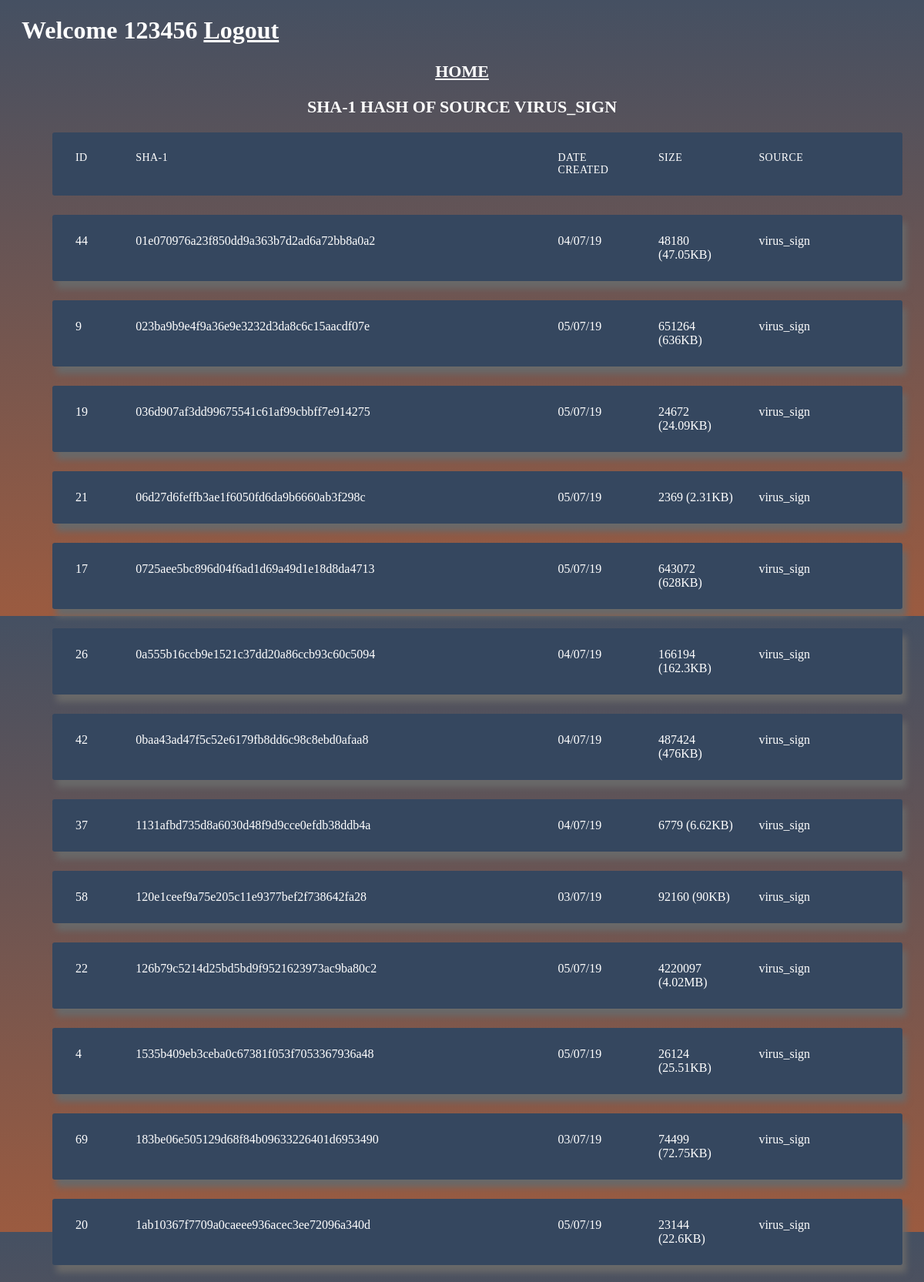
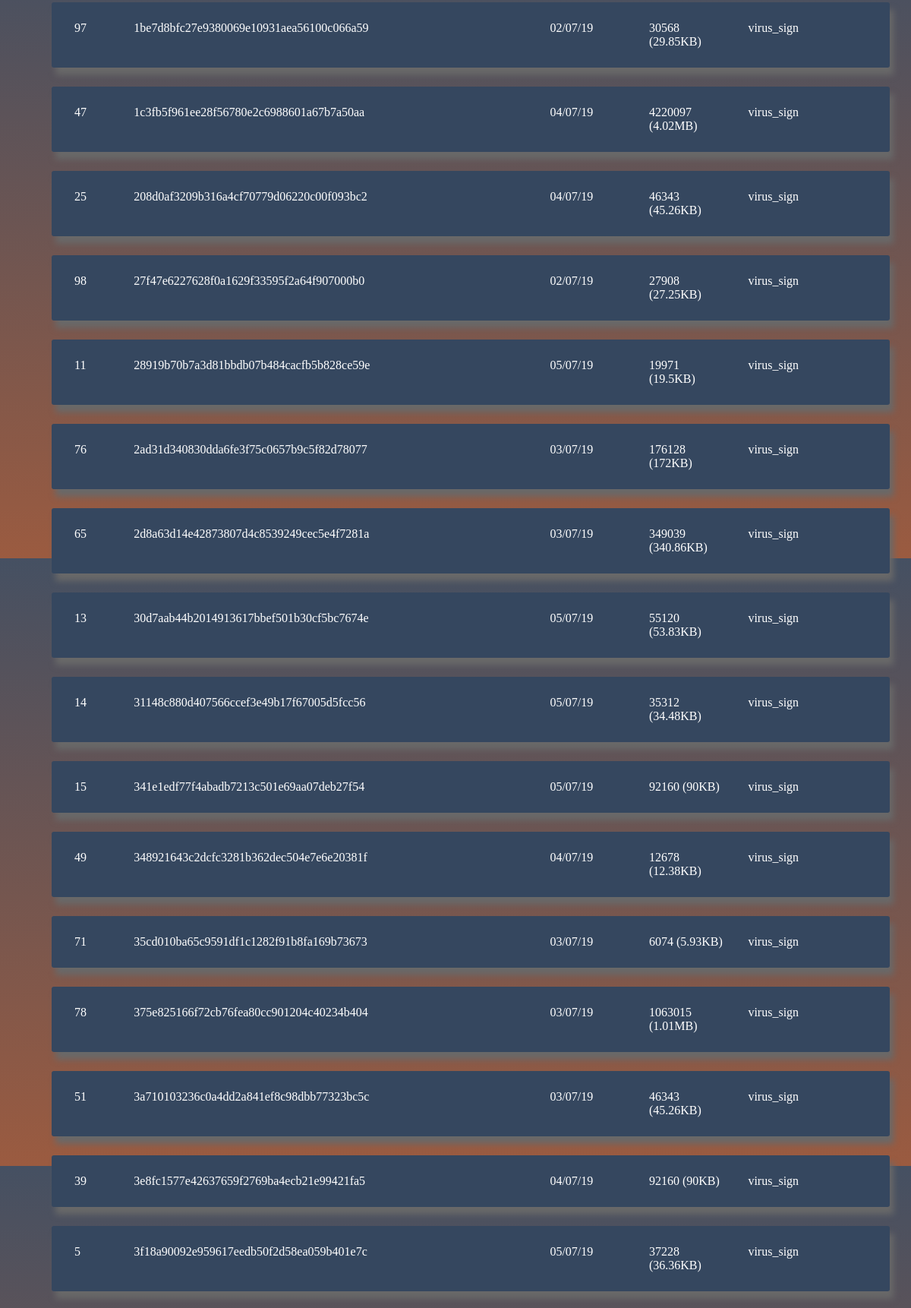
Screenshot of /source1_sha1_sort (signed in, upper part) with the database file from the repository (2 pictures, top to bottom).
### hash_file/models.py (models this page shows, shortened)
class User(db.Model,UserMixin):
    id=db.Column(db.Integer,primary_key=True)
    name=db.Column(db.String(30),nullable=True)
    username=db.Column(db.String(20),unique=True,nullable=True)
    email=db.Column(db.String(30),unique=True,nullable=True)
    password=db.Column(db.String(40),unique=True,nullable=False)

class sha1(db.Model):
    id=db.Column(db.Integer,primary_key=True)
    hash=db.Column(db.String(400),nullable=True)
    date_created=db.Column(db.String(400),nullable=True)
    size=db.Column(db.String(400),nullable=True)
    source=db.Column(db.String(100),nullable=True)

### hash_file/routes.py (the view)
@app.route("/source1_sha1_sort",methods=['GET','POST'])
def source1_sha1_sort():
    try:
        data=sha1.query.filter(sha1.source=='virus_sign').order_by(sha1.hash)
        return render_template('index1.html',title = 'HASH WORLD',data=data,str='SHA-1 HASH OF SOURCE VIRUS_SIGN',name=current_user.username)
    except:
        return redirect(url_for('error'))

### hash_file/routes.py (called while the page is built)
@login_manager.user_loader
def load_user(user_id):
    return User.query.get(int(user_id))

### hash_file/templates/index1.html (shortened to what this page needs)
<!DOCTYPE html>
<html lang="en" >
<head>
    <link rel="stylesheet" href="https://cdnjs.cloudflare.com/ajax/libs/meyer-reset/2.0/reset.min.css">
      <link rel="stylesheet" href="static/sty.css" type="text/css">
</head>
<body>
  <div class="container">
    <h1>  Welcome {{name}}  <a style="color: white" href='http://127.0.0.1:5000/logout'>Logout</a></h1>
  <h2 align='left'><a style="color: white" href='http://127.0.0.1:5000/basic'>HOME</h2></a><h2 align='centre'> {{str}}</h2>
  <ul class="responsive-table">
    <li class="table-header">
      <div class="col col-1">Id</div>
      <div class="col col-2">SHA-1</div>
      <div class="col col-3">Date Created</div>
      <div class="col col-4">Size</div>
      <div class="col col-5">Source</div>
    </li>
    {%for d in data%}
    <li class="table-row">
      <div class="col col-1" data-label="Id">{{d.id}}</div>
      <div class="col col-2" data-label="SHA-1">{{d.hash}}</div>
      <div class="col col-3" data-label="Date Created">{{d.date_created}}</div>
      <div class="col col-4" data-label="Size">{{d.size}}</div>
      <div class="col col-5" data-label="Source">{{d.source}}</div>
    </li>
    {%endfor%}
  </ul>
</div>
</body>
</html>

### hash_file/static/sty.css (style rules this page uses)
body { background: #9B5B40; background: -webkit-linear-gradient(#455062, #9B5B40); background: -o-linear-gradient(r#455062, #9B5B40); background: -moz-linear-gradient(#455062, #9B5B40); background: linear-gradient(#455062, #9B5B40); color:white ; font-family: tahoma; }
.container { max-width: 1500px; margin-left: 10px; margin-right: 10px; padding-left: 10px; padding-right: 10px; }
h2 { font-size: 22px; margin: 20px 0; text-align: center; }
.responsive-table li { border-radius: 3px; padding: 25px 30px; display: flex; justify-content: space-between; margin-bottom: 25px; }
.responsive-table .table-header { background-color: #35475F ; font-size: 14px; text-transform: uppercase; letter-spacing: 0.03em; }
.responsive-table .table-row { background-color: #35475F; box-shadow: 5px 10px 8px #696969; }
.responsive-table .col-1 { color: white; flex-basis: 5%; }
.responsive-table .col-2 { color: white; flex-basis: 50%; }
.responsive-table .col-3 { color: white; flex-basis: 10%; }
.responsive-table .col-4 { color: white; flex-basis: 10%; }
.responsive-table .col-5 { color: white; flex-basis: 15%; }

### rows the page displays
User: username "123456"
sha1: id "44", hash "01e070976a23f850dd9a363b7d2ad6a72bb8a0a2", date_created "04/07/19", size "48180 (47.05KB)", source "virus_sign"
sha1: id "9", hash "023ba9b9e4f9a36e9e3232d3da8c6c15aacdf07e", date_created "05/07/19", size "651264 (636KB)", source "virus_sign"
sha1: id "19", hash "036d907af3dd99675541c61af99cbbff7e914275", date_created "05/07/19", size "24672 (24.09KB)", source "virus_sign"
sha1: id "21", hash "06d27d6feffb3ae1f6050fd6da9b6660ab3f298c", date_created "05/07/19", size "2369 (2.31KB)", source "virus_sign"
sha1: id "17", hash "0725aee5bc896d04f6ad1d69a49d1e18d8da4713", date_created "05/07/19", size "643072 (628KB)", source "virus_sign"
sha1: id "26", hash "0a555b16ccb9e1521c37dd20a86ccb93c60c5094", date_created "04/07/19", size "166194 (162.3KB)", source "virus_sign"
sha1: id "42", hash "0baa43ad47f5c52e6179fb8dd6c98c8ebd0afaa8", date_created "04/07/19", size "487424 (476KB)", source "virus_sign"
sha1: id "37", hash "1131afbd735d8a6030d48f9d9cce0efdb38ddb4a", date_created "04/07/19", size "6779 (6.62KB)", source "virus_sign"
sha1: id "58", hash "120e1ceef9a75e205c11e9377bef2f738642fa28", date_created "03/07/19", size "92160 (90KB)", source "virus_sign"
sha1: id "22", hash "126b79c5214d25bd5bd9f9521623973ac9ba80c2", date_created "05/07/19", size "4220097 (4.02MB)", source "virus_sign"
sha1: id "4", hash "1535b409eb3ceba0c67381f053f7053367936a48", date_created "05/07/19", size "26124 (25.51KB)", source "virus_sign"
sha1: id "69", hash "183be06e505129d68f84b09633226401d6953490", date_created "03/07/19", size "74499 (72.75KB)", source "virus_sign"
sha1: id "20", hash "1ab10367f7709a0caeee936acec3ee72096a340d", date_created "05/07/19", size "23144 (22.6KB)", source "virus_sign"
sha1: id "97", hash "1be7d8bfc27e9380069e10931aea56100c066a59", date_created "02/07/19", size "30568 (29.85KB)", source "virus_sign"
sha1: id "47", hash "1c3fb5f961ee28f56780e2c6988601a67b7a50aa", date_created "04/07/19", size "4220097 (4.02MB)", source "virus_sign"
sha1: id "25", hash "208d0af3209b316a4cf70779d06220c00f093bc2", date_created "04/07/19", size "46343 (45.26KB)", source "virus_sign"
sha1: id "98", hash "27f47e6227628f0a1629f33595f2a64f907000b0", date_created "02/07/19", size "27908 (27.25KB)", source "virus_sign"
sha1: id "11", hash "28919b70b7a3d81bbdb07b484cacfb5b828ce59e", date_created "05/07/19", size "19971 (19.5KB)", source "virus_sign"
sha1: id "76", hash "2ad31d340830dda6fe3f75c0657b9c5f82d78077", date_created "03/07/19", size "176128 (172KB)", source "virus_sign"
sha1: id "65", hash "2d8a63d14e42873807d4c8539249cec5e4f7281a", date_created "03/07/19", size "349039 (340.86KB)", source "virus_sign"
sha1: id "13", hash "30d7aab44b2014913617bbef501b30cf5bc7674e", date_created "05/07/19", size "55120 (53.83KB)", source "virus_sign"
sha1: id "14", hash "31148c880d407566ccef3e49b17f67005d5fcc56", date_created "05/07/19", size "35312 (34.48KB)", source "virus_sign"
sha1: id "15", hash "341e1edf77f4abadb7213c501e69aa07deb27f54", date_created "05/07/19", size "92160 (90KB)", source "virus_sign"
sha1: id "49", hash "348921643c2dcfc3281b362dec504e7e6e20381f", date_created "04/07/19", size "12678 (12.38KB)", source "virus_sign"
sha1: id "71", hash "35cd010ba65c9591df1c1282f91b8fa169b73673", date_created "03/07/19", size "6074 (5.93KB)", source "virus_sign"
sha1: id "78", hash "375e825166f72cb76fea80cc901204c40234b404", date_created "03/07/19", size "1063015 (1.01MB)", source "virus_sign"
sha1: id "51", hash "3a710103236c0a4dd2a841ef8c98dbb77323bc5c", date_created "03/07/19", size "46343 (45.26KB)", source "virus_sign"
sha1: id "39", hash "3e8fc1577e42637659f2769ba4ecb21e99421fa5", date_created "04/07/19", size "92160 (90KB)", source "virus_sign"
sha1: id "5", hash "3f18a90092e959617eedb50f2d58ea059b401e7c", date_created "05/07/19", size "37228 (36.36KB)", source "virus_sign"

### other values shown
{{ str }} "SHA-1 HASH OF SOURCE VIRUS_SIGN"
